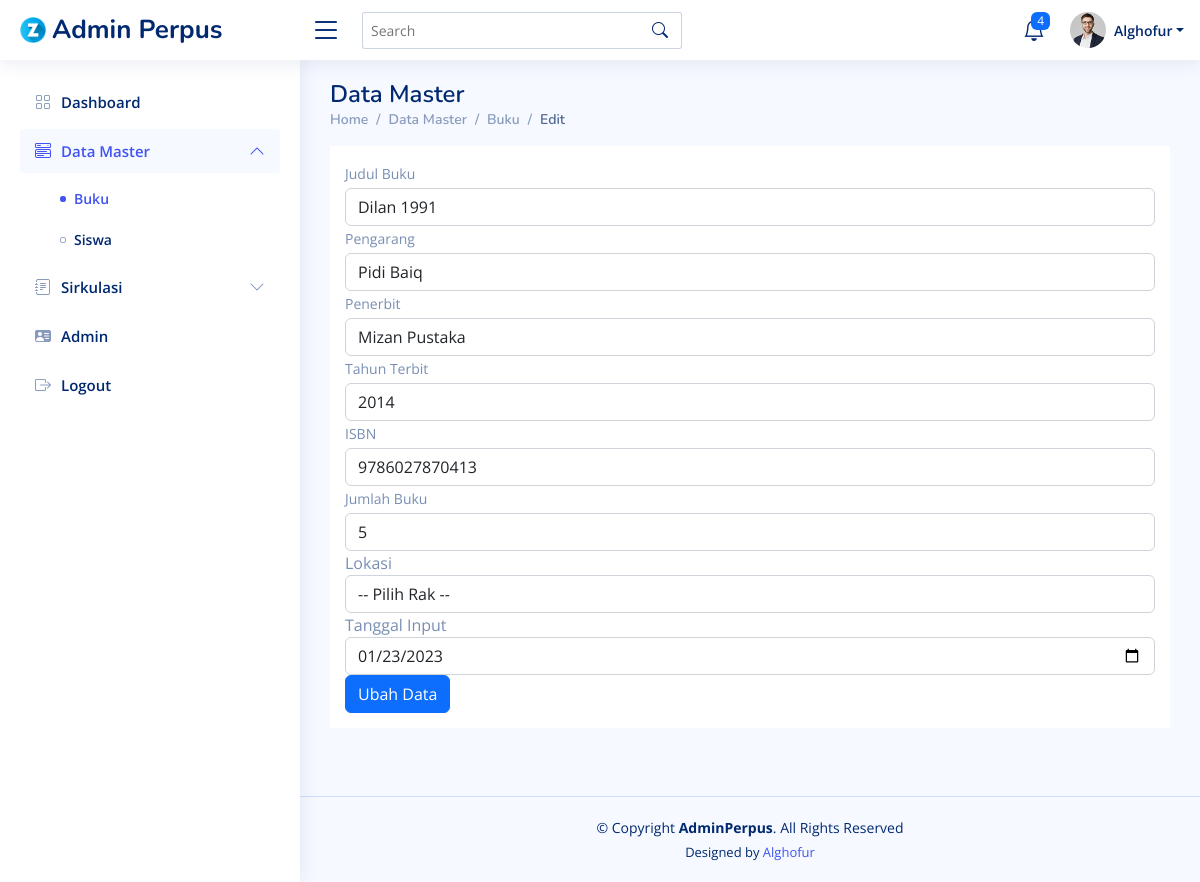
Screenshot of /page/buku/ubah.php?id=1 with the database file from the repository.
### tables this page shows
CREATE TABLE `buku` (
  `id_buku` int(11) NOT NULL,
  `judul_buku` varchar(100) NOT NULL,
  `pengarang_buku` varchar(100) NOT NULL,
  `penerbit_buku` varchar(100) NOT NULL,
  `tahun_terbit` varchar(100) NOT NULL,
  `isbn` varchar(100) NOT NULL,
  `jumlah_buku` int(11) NOT NULL,
  `lokasi` enum('Rak1','Rak2','Rak3') NOT NULL,
  `tgl_input` date NOT NULL
);

### page/buku/ubah.php (the view, shortened to what this page needs)
<?php
$id_buku = $_GET['id'];
global $conn;
$sql = $conn->query("SELECT * FROM buku WHERE id_buku = $id_buku") or die(mysqli_error($conn));
$pecahSql = $sql->fetch_assoc();
?>
<!DOCTYPE html>
<html lang="en">
<head>
  <link href="../../assets/vendor/bootstrap/css/bootstrap.min.css" rel="stylesheet">
  <link href="../../assets/vendor/bootstrap-icons/bootstrap-icons.css" rel="stylesheet">
  <link href="../../assets/vendor/boxicons/css/boxicons.min.css" rel="stylesheet">
  <link href="../../assets/vendor/quill/quill.snow.css" rel="stylesheet">
  <link href="../../assets/vendor/quill/quill.bubble.css" rel="stylesheet">
  <link href="../../assets/vendor/remixicon/remixicon.css" rel="stylesheet">
  <link href="../../assets/vendor/simple-datatables/style.css" rel="stylesheet">
  <link href="../../assets/css/style.css" rel="stylesheet">
</head>
<body>
  <header id="header" class="header fixed-top d-flex align-items-center">
    <div class="d-flex align-items-center justify-content-between">
      <a href="index.html" class="logo d-flex align-items-center">
        <img src="../../assets/img/letter-z.png" alt="">
        <span class="d-none d-lg-block">Admin Perpus</span>
      </a>
      <i class="bi bi-list toggle-sidebar-btn"></i>
    </div>
    <div class="search-bar">
      <form class="search-form d-flex align-items-center" method="POST" action="#">
        <input type="text" name="query" placeholder="Search" title="Enter search keyword">
        <button type="submit" title="Search"><i class="bi bi-search"></i></button>
      </form>
    </div>
    <nav class="header-nav ms-auto">
      <ul class="d-flex align-items-center">
        <li class="nav-item dropdown">
          <a class="nav-link nav-icon" href="#" data-bs-toggle="dropdown">
            <i class="bi bi-bell"></i>
            <span class="badge bg-primary badge-number">4</span>
          </a>
        </li>
        <li class="nav-item dropdown pe-3">
          <a class="nav-link nav-profile d-flex align-items-center pe-0" href="#" data-bs-toggle="dropdown">
            <img src="../../assets/img/profile-img.jpg" alt="Profile" class="rounded-circle">
            <span class="d-none d-md-block dropdown-toggle ps-2">Alghofur</span>
          </a>
        </li>
      </ul>
    </nav>
  </header>
  <aside id="sidebar" class="sidebar">
  <ul class="sidebar-nav" id="sidebar-nav">
    <li class="nav-item">
      <a class="nav-link collapsed" href="../../index.php">
        <i class="bi bi-grid"></i>
        <span>Dashboard</span>
      </a>
    </li>
    <li class="nav-item">
      <a class="nav-link" data-bs-target="#components-nav" data-bs-toggle="collapse" href="#">
        <i class="bi bi-menu-button-wide"></i><span>Data Master</span><i class="bi bi-chevron-down ms-auto"></i>
      </a>
      <ul id="components-nav" class="nav-content collapse show" data-bs-parent="#sidebar-nav">
        <li>
          <a href="buku.php" class="active">
            <i class="bi bi-circle"></i><span>Buku</span>
          </a>
        </li>
        <li>
          <a href="../anggota/anggota.php" >
            <i class="bi bi-circle"></i><span>Siswa</span>
          </a>
        </li>
      </ul>
    </li>
    <li class="nav-item">
      <a class="nav-link collapsed" data-bs-target="#forms-nav" data-bs-toggle="collapse" href="#">
        <i class="bi bi-journal-text"></i><span>Sirkulasi</span><i class="bi bi-chevron-down ms-auto"></i>
      </a>
    </li>
  <li class="nav-item">
    <a class="nav-link collapsed" href="data_admin.php">
      <i class="bi bi-person-vcard-fill"></i>
      <span>Admin</span>
    </a>
  </li>
  <li class="nav-item">
    <a class="nav-link collapsed" href="../logout.php">
      <i class="bi bi-box-arrow-right"></i>
      <span>Logout</span>
    </a>
  </li>
</ul>
</aside>
  <main id="main" class="main">
    <div class="pagetitle">
      <h1>Data Master</h1>
      <nav>
        <ol class="breadcrumb">
          <li class="breadcrumb-item"><a href="../index.php">Home</a></li>
          <li class="breadcrumb-item">Data Master</li>
          <li class="breadcrumb-item"><a href="buku.php">Buku</a></li>
          <li class="breadcrumb-item active">Edit</li>
        </ol>
      </nav>
    </div>
    <div class="card-header mb-5">
        <form action="" method="post">
            <div class="form-group">
                <label class="small mb-1" for="judul_buku">Judul Buku</label>
                <input class="form-control" id="judul_buku" name="judul_buku" type="text" placeholder="Masukan judul buku" value="<?= $pecahSql['judul_buku']; ?>" />
            </div>
            <div class="form-group">
                <label class="small mb-1" for="pengarang_buku">Pengarang</label>
                <input class="form-control" id="pengarang_buku" name="pengarang_buku" type="text" value="<?= $pecahSql['pengarang_buku']; ?>" placeholder="Masukan pengarang buku"/>
            </div>
            <div class="form-group">
                <label class="small mb-1" for="penerbit_buku">Penerbit</label>
                <input class="form-control" id="penerbit_buku" name="penerbit_buku" type="text" value="<?= $pecahSql['penerbit_buku']; ?>" placeholder="Masukan penerbit buku"/>
            </div>
            <div class="form-group">
                <label class="small mb-1" for="tahun_terbit">Tahun Terbit</label>
                <select name="tahun_terbit" id="tahun_terbit" class="form-control">
                    <?php
                    $tahun = date('Y');
                    for ($i = $tahun - 29; $i <= $tahun ; $i++) { ?>
                        <option value="<?= $i ?>" <?php if($pecahSql['tahun_terbit'] == $i){echo "selected";} ?> ><?= $i ?></option>
                    <?php
                    }
                    ?>
                </select>
            </div>
            <div class="form-group">
                <label class="small mb-1" for="isbn">ISBN</label>
                <input class="form-control" value="<?= $pecahSql['isbn']; ?>" id="isbn" name="isbn" type="text" placeholder="Masukan isbn buku"/>
            </div>
            <div class="form-group">
                <label class="small mb-1" for="jumlah_buku">Jumlah Buku</label>
                <input class="form-control" value="<?= $pecahSql['jumlah_buku']; ?>" id="jumlah_buku" name="jumlah_buku" type="number" placeholder="Masukan jumlah buku"/>
            </div>
            <div class="form-group">
                <label for="lokasi">Lokasi</label>
                <select name="lokasi" id="lokasi" class="form-control">
                    <option value="">-- Pilih Rak --</option>
                </select>
            </div>
            <div class="form-group">
                <label for="tgl_input">Tanggal Input</label>
                <input type="date" name="tgl_input" id="tgl_input" class="form-control" value="<?= $pecahSql['tgl_input']; ?>">
            </div>
            <div class="form-group">
                <button type="submit" class="btn btn-primary" name="ubah">Ubah Data</button>
            </div>
	    </form>
    </div>
  </main>
  <footer id="footer" class="footer">
    <div class="copyright">
      &copy; Copyright <strong><span>AdminPerpus</span></strong>. All Rights Reserved
    </div>
    <div class="credits">
      Designed by <a href="#">Alghofur</a>
    </div>
  </footer>
</body>
</html>

### assets/css/style.css (style rules this page uses)
:root { scroll-behavior: smooth; }
body { font-family: "Open Sans", sans-serif; background: #f6f9ff; color: #444444; }
a { color: #4154f1; text-decoration: none; }
h1, h2, h3, h4, h5, h6 { font-family: "Nunito", sans-serif; }
#main { margin-top: 60px; padding: 20px 30px; transition: all 0.3s; }
.pagetitle { margin-bottom: 10px; }
.pagetitle h1 { font-size: 24px; margin-bottom: 0; font-weight: 600; color: #012970; }
.card-header, .card-footer { border-color: #ebeef4; background-color: #fff; color: #798eb3; padding: 15px; }
.breadcrumb { font-size: 14px; font-family: "Nunito", sans-serif; color: #899bbd; font-weight: 600; }
.breadcrumb a { color: #899bbd; transition: 0.3s; }
.breadcrumb .breadcrumb-item::before { color: #899bbd; }
.breadcrumb .active { color: #51678f; font-weight: 600; }
.logo { line-height: 1; }
@media (min-width: 1200px) { .logo { width: 280px; } }
.logo img { max-height: 26px; margin-right: 6px; }
.logo span { font-size: 26px; font-weight: 700; color: #012970; font-family: "Nunito", sans-serif; }
.header { transition: all 0.5s; z-index: 997; height: 60px; box-shadow: 0px 2px 20px rgba(1, 41, 112, 0.1); background-color: #fff; padding-left: 20px; }
.header .toggle-sidebar-btn { font-size: 32px; padding-left: 10px; cursor: pointer; color: #012970; }
.header .search-bar { min-width: 360px; padding: 0 20px; }
.header .search-form { width: 100%; }
.header .search-form input { border: 0; font-size: 14px; color: #012970; border: 1px solid rgba(1, 41, 112, 0.2); padding: 7px 38px 7px 8px; border-radius: 3px; transition: 0.3s; width: 100%; }
.header .search-form button { border: 0; padding: 0; margin-left: -30px; background: none; }
.header .search-form button i { color: #012970; }
.header-nav ul { list-style: none; }
.header-nav>ul { margin: 0; padding: 0; }
.header-nav .nav-icon { font-size: 22px; color: #012970; margin-right: 25px; position: relative; }
.header-nav .nav-profile { color: #012970; }
.header-nav .nav-profile img { max-height: 36px; }
.header-nav .nav-profile span { font-size: 14px; font-weight: 600; }
.header-nav .badge-number { position: absolute; inset: -2px -5px auto auto; font-weight: normal; font-size: 12px; padding: 3px 6px; }
.sidebar { position: fixed; top: 60px; left: 0; bottom: 0; width: 300px; z-index: 996; transition: all 0.3s; padding: 20px; overflow-y: auto; scrollbar-width: thin; scrollbar-color: #aab7cf transparent; box-shadow: 0px 0px 20px rgba(1, 41, 112, 0.1); background-color: #fff; }
@media (min-width: 1200px) { #main, #footer { margin-left: 300px; } }
.sidebar-nav { padding: 0; margin: 0; list-style: none; }
.sidebar-nav li { padding: 0; margin: 0; list-style: none; }
.sidebar-nav .nav-item { margin-bottom: 5px; }
.sidebar-nav .nav-link { display: flex; align-items: center; font-size: 15px; font-weight: 600; color: #4154f1; transition: 0.3; background: #f6f9ff; padding: 10px 15px; border-radius: 4px; }
.sidebar-nav .nav-link i { font-size: 16px; margin-right: 10px; color: #4154f1; }
.sidebar-nav .nav-link.collapsed { color: #012970; background: #fff; }
.sidebar-nav .nav-link.collapsed i { color: #899bbd; }
.sidebar-nav .nav-link .bi-chevron-down { margin-right: 0; transition: transform 0.2s ease-in-out; }
.sidebar-nav .nav-link:not(.collapsed) .bi-chevron-down { transform: rotate(180deg); }
.sidebar-nav .nav-content { padding: 5px 0 0 0; margin: 0; list-style: none; }
.sidebar-nav .nav-content a { display: flex; align-items: center; font-size: 14px; font-weight: 600; color: #012970; transition: 0.3; padding: 10px 0 10px 40px; transition: 0.3s; }
.sidebar-nav .nav-content a i { font-size: 6px; margin-right: 8px; line-height: 0; border-radius: 50%; }
.sidebar-nav .nav-content a:hover, .sidebar-nav .nav-content a.active { color: #4154f1; }
.sidebar-nav .nav-content a.active i { background-color: #4154f1; }
.footer { padding: 20px 0; font-size: 14px; transition: all 0.3s; border-top: 1px solid #cddfff; }
.footer .copyright { text-align: center; color: #012970; }
.footer .credits { padding-top: 5px; text-align: center; font-size: 13px; color: #012970; }

### rows the page displays
buku: judul_buku "Dilan 1991", pengarang_buku "Pidi Baiq", penerbit_buku "Mizan Pustaka", tahun_terbit "2014", isbn "9786027870413", jumlah_buku "5", tgl_input "01/23/2023"
